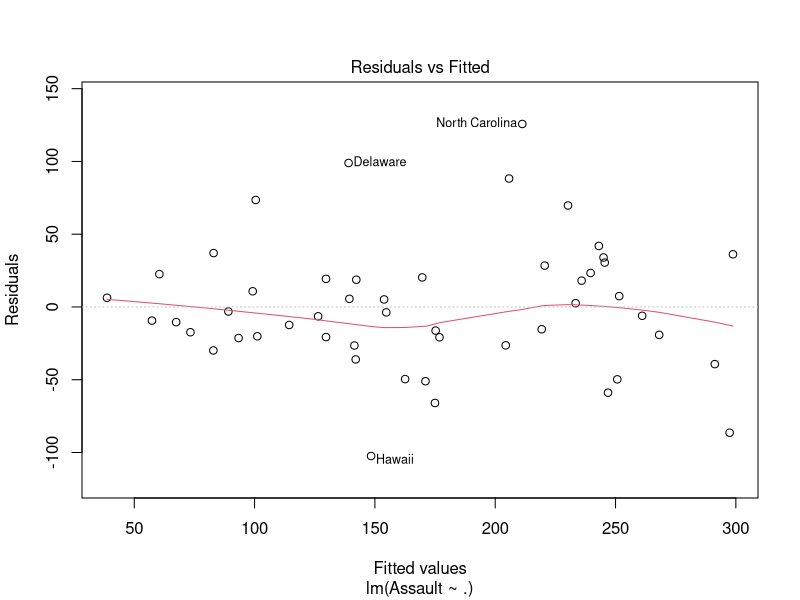
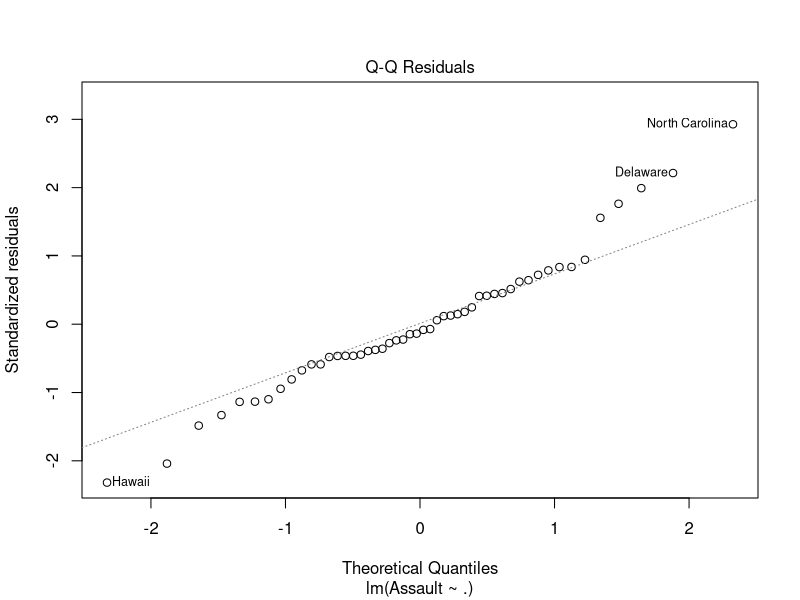
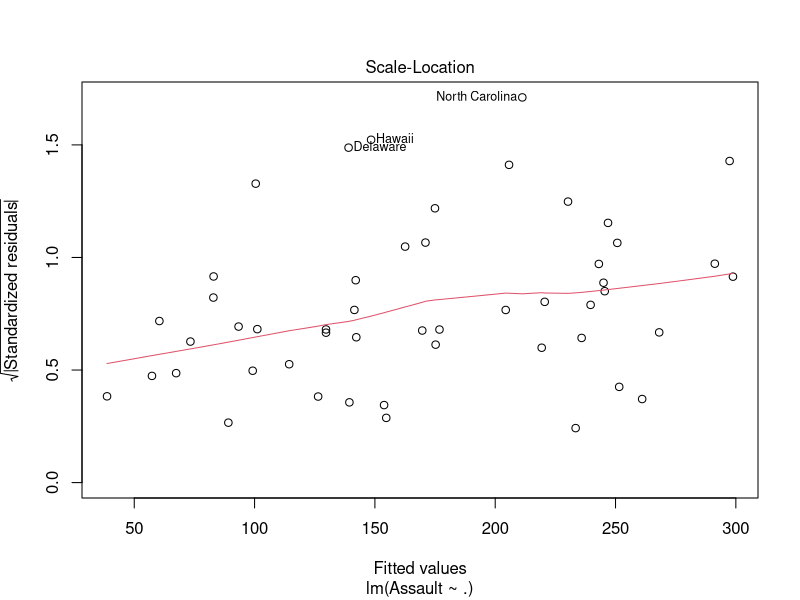
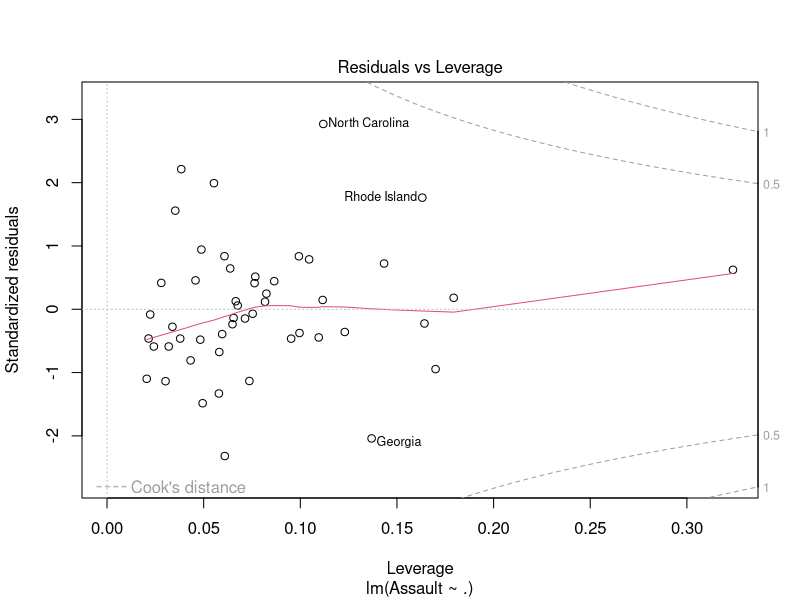

These charts were generated, in order, by the following R code:
# Atividade Objetos e Funções no R

vetor <- c(2,4,6,8, 10, 12, 14, 16) # criação de um vetor

# Verificação da estrutura do vetor
str(vetor)

regCarros <- lm(mpg ~ ., mtcars) #criação de um modelo de regressão

# Visualiza o sumário do modelo de regressão
summary(regCarros)

# apresentação da complexidade do objeto - criado no modelo de regressão
str(regCarros) 

# Visualiza a base de dados do modelo
View(regCarros)

# Regressão crimes violentos na base USArrests. Criando inicialmente um objeto a partir da base de dados USArrests.
regUSArrests <- lm(Assault ~ ., data = USArrests) # Estimando a regressão.

# Realizando um detalhamento mais preciso da regressão através do sumário
summary(regUSArrests)

# Verificando a estrutura do modelo de regressão
str(regUSArrests)

# visualizando o objeto de regressão
View(regUSArrests)

# Visualizando o gráfico do objeto criado
plot(regUSArrests)
